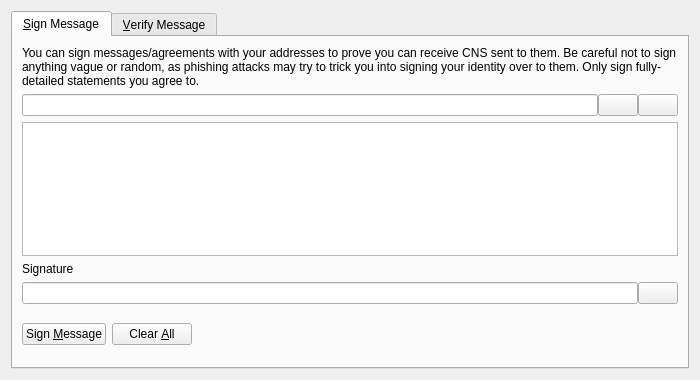
<?xml version="1.0" encoding="UTF-8"?>
<ui version="4.0">
 <class>SignVerifyMessageDialog</class>
 <widget class="QDialog" name="SignVerifyMessageDialog">
  <property name="geometry">
   <rect>
    <x>0</x>
    <y>0</y>
    <width>700</width>
    <height>380</height>
   </rect>
  </property>
  <property name="windowTitle">
   <string>Signatures - Sign / Verify a Message</string>
  </property>
  <property name="modal">
   <bool>true</bool>
  </property>
  <layout class="QVBoxLayout" name="verticalLayout">
   <item>
    <widget class="QTabWidget" name="tabWidget">
     <property name="currentIndex">
      <number>0</number>
     </property>
     <widget class="QWidget" name="tabSignMessage">
      <attribute name="title">
       <string>&amp;Sign Message</string>
      </attribute>
      <layout class="QVBoxLayout" name="verticalLayout_SM">
       <item>
        <widget class="QLabel" name="infoLabel_SM">
         <property name="text">
          <string>You can sign messages/agreements with your addresses to prove you can receive CNS sent to them. Be careful not to sign anything vague or random, as phishing attacks may try to trick you into signing your identity over to them. Only sign fully-detailed statements you agree to.</string>
         </property>
         <property name="textFormat">
          <enum>Qt::PlainText</enum>
         </property>
         <property name="wordWrap">
          <bool>true</bool>
         </property>
        </widget>
       </item>
       <item>
        <layout class="QHBoxLayout" name="horizontalLayout_1_SM">
         <property name="spacing">
          <number>0</number>
         </property>
         <item>
          <widget class="QValidatedLineEdit" name="addressIn_SM">
           <property name="toolTip">
            <string>The CNS address to sign the message with</string>
           </property>
          </widget>
         </item>
         <item>
          <widget class="QPushButton" name="addressBookButton_SM">
           <property name="toolTip">
            <string>Choose previously used address</string>
           </property>
           <property name="text">
            <string/>
           </property>
           <property name="shortcut">
            <string>Alt+A</string>
           </property>
           <property name="autoDefault">
            <bool>false</bool>
           </property>
          </widget>
         </item>
         <item>
          <widget class="QPushButton" name="pasteButton_SM">
           <property name="toolTip">
            <string>Paste address from clipboard</string>
           </property>
           <property name="text">
            <string/>
           </property>
           <property name="shortcut">
            <string>Alt+P</string>
           </property>
           <property name="autoDefault">
            <bool>false</bool>
           </property>
          </widget>
         </item>
        </layout>
       </item>
       <item>
        <widget class="QPlainTextEdit" name="messageIn_SM">
         <property name="toolTip">
          <string>Enter the message you want to sign here</string>
         </property>
        </widget>
       </item>
       <item>
        <widget class="QLabel" name="signatureLabel_SM">
         <property name="text">
          <string>Signature</string>
         </property>
         <property name="textFormat">
          <enum>Qt::PlainText</enum>
         </property>
        </widget>
       </item>
       <item>
        <layout class="QHBoxLayout" name="horizontalLayout_2_SM">
         <property name="spacing">
          <number>0</number>
         </property>
         <item>
          <widget class="QLineEdit" name="signatureOut_SM">
           <property name="font">
            <font>
             <italic>true</italic>
            </font>
           </property>
           <property name="readOnly">
            <bool>true</bool>
           </property>
          </widget>
         </item>
         <item>
          <widget class="QPushButton" name="copySignatureButton_SM">
           <property name="toolTip">
            <string>Copy the current signature to the system clipboard</string>
           </property>
           <property name="text">
            <string/>
           </property>
           <property name="autoDefault">
            <bool>false</bool>
           </property>
          </widget>
         </item>
        </layout>
       </item>
       <item>
        <layout class="QHBoxLayout" name="horizontalLayout_3_SM">
         <item>
          <widget class="QPushButton" name="signMessageButton_SM">
           <property name="toolTip">
            <string>Sign the message to prove you own this CNS address</string>
           </property>
           <property name="text">
            <string>Sign &amp;Message</string>
           </property>
           <property name="autoDefault">
            <bool>false</bool>
           </property>
          </widget>
         </item>
         <item>
          <widget class="QPushButton" name="clearButton_SM">
           <property name="toolTip">
            <string>Reset all sign message fields</string>
           </property>
           <property name="text">
            <string>Clear &amp;All</string>
           </property>
           <property name="autoDefault">
            <bool>false</bool>
           </property>
          </widget>
         </item>
         <item>
          <spacer name="horizontalSpacer_1_SM">
           <property name="orientation">
            <enum>Qt::Horizontal</enum>
           </property>
           <property name="sizeHint" stdset="0">
            <size>
             <width>40</width>
             <height>48</height>
            </size>
           </property>
          </spacer>
         </item>
         <item>
          <widget class="QLabel" name="statusLabel_SM">
           <property name="font">
            <font>
             <weight>75</weight>
             <bold>true</bold>
            </font>
           </property>
           <property name="text">
            <string/>
           </property>
           <property name="wordWrap">
            <bool>true</bool>
           </property>
          </widget>
         </item>
         <item>
          <spacer name="horizontalSpacer_2_SM">
           <property name="orientation">
            <enum>Qt::Horizontal</enum>
           </property>
           <property name="sizeHint" stdset="0">
            <size>
             <width>40</width>
             <height>48</height>
            </size>
           </property>
          </spacer>
         </item>
        </layout>
       </item>
      </layout>
     </widget>
     <widget class="QWidget" name="tabVerifyMessage">
      <attribute name="title">
       <string>&amp;Verify Message</string>
      </attribute>
      <layout class="QVBoxLayout" name="verticalLayout_VM">
       <item>
        <widget class="QLabel" name="infoLabel_VM">
         <property name="text">
          <string>Enter the receiver's address, message (ensure you copy line breaks, spaces, tabs, etc. exactly) and signature below to verify the message. Be careful not to read more into the signature than what is in the signed message itself, to avoid being tricked by a man-in-the-middle attack. Note that this only proves the signing party receives with the address, it cannot prove sendership of any transaction!</string>
         </property>
         <property name="textFormat">
          <enum>Qt::PlainText</enum>
         </property>
         <property name="alignment">
          <set>Qt::AlignLeading|Qt::AlignLeft|Qt::AlignTop</set>
         </property>
         <property name="wordWrap">
          <bool>true</bool>
         </property>
        </widget>
       </item>
       <item>
        <layout class="QHBoxLayout" name="horizontalLayout_1_VM">
         <property name="spacing">
          <number>0</number>
         </property>
         <item>
          <widget class="QValidatedLineEdit" name="addressIn_VM">
           <property name="toolTip">
            <string>The CNS address the message was signed with</string>
           </property>
          </widget>
         </item>
         <item>
          <widget class="QPushButton" name="addressBookButton_VM">
           <property name="toolTip">
            <string>Choose previously used address</string>
           </property>
           <property name="text">
            <string/>
           </property>
           <property name="shortcut">
            <string>Alt+A</string>
           </property>
           <property name="autoDefault">
            <bool>false</bool>
           </property>
          </widget>
         </item>
        </layout>
       </item>
       <item>
        <widget class="QPlainTextEdit" name="messageIn_VM"/>
       </item>
       <item>
        <widget class="QValidatedLineEdit" name="signatureIn_VM"/>
       </item>
       <item>
        <layout class="QHBoxLayout" name="horizontalLayout_2_VM">
         <item>
          <widget class="QPushButton" name="verifyMessageButton_VM">
           <property name="toolTip">
            <string>Verify the message to ensure it was signed with the specified CNS address</string>
           </property>
           <property name="text">
            <string>Verify &amp;Message</string>
           </property>
           <property name="autoDefault">
            <bool>false</bool>
           </property>
          </widget>
         </item>
         <item>
          <widget class="QPushButton" name="clearButton_VM">
           <property name="toolTip">
            <string>Reset all verify message fields</string>
           </property>
           <property name="text">
            <string>Clear &amp;All</string>
           </property>
           <property name="autoDefault">
            <bool>false</bool>
           </property>
          </widget>
         </item>
         <item>
          <spacer name="horizontalSpacer_1_VM">
           <property name="orientation">
            <enum>Qt::Horizontal</enum>
           </property>
           <property name="sizeHint" stdset="0">
            <size>
             <width>40</width>
             <height>48</height>
            </size>
           </property>
          </spacer>
         </item>
         <item>
          <widget class="QLabel" name="statusLabel_VM">
           <property name="font">
            <font>
             <weight>75</weight>
             <bold>true</bold>
            </font>
           </property>
           <property name="text">
            <string/>
           </property>
           <property name="wordWrap">
            <bool>true</bool>
           </property>
          </widget>
         </item>
         <item>
          <spacer name="horizontalSpacer_2_VM">
           <property name="orientation">
            <enum>Qt::Horizontal</enum>
           </property>
           <property name="sizeHint" stdset="0">
            <size>
             <width>40</width>
             <height>48</height>
            </size>
           </property>
          </spacer>
         </item>
        </layout>
       </item>
      </layout>
     </widget>
    </widget>
   </item>
  </layout>
 </widget>
 <customwidgets>
  <customwidget>
   <class>QValidatedLineEdit</class>
   <extends>QLineEdit</extends>
   <header>qvalidatedlineedit.h</header>
  </customwidget>
 </customwidgets>
 <resources>
  <include location="../cns.qrc"/>
 </resources>
 <connections/>
</ui>
